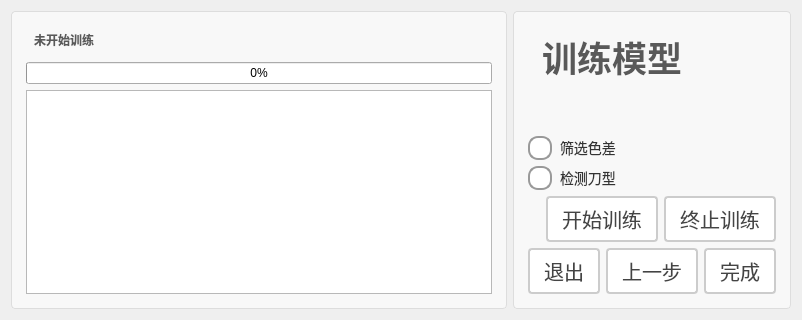
     <widget class="QWidget" name="tab_5">
      <attribute name="title">
       <string>tab_5</string>
      </attribute>
      <layout class="QHBoxLayout" name="horizontalLayout_17" stretch="5,2">
       <item>
        <widget class="QGroupBox" name="groupBox">
         <property name="styleSheet">
          <string notr="true">QGroupBox {
    border: 1px solid #DDD;
    border-radius: 4px;
    font: bold 14px;
    color: #666;
    background-color: #F8F8F8;
    padding: 5px; 
}

QGroupBox::title {
    subcontrol-origin: margin;
    subcontrol-position: top left;
    left: 10px;
    padding: 0 5px;
}</string>
         </property>
         <property name="title">
          <string/>
         </property>
         <layout class="QVBoxLayout" name="verticalLayout_13">
          <item>
           <widget class="QLabel" name="label_trainState">
            <property name="styleSheet">
             <string notr="true">QLabel {
       font-size: 12px;        
       font-weight: bold;        
       color:  rgb(89, 89, 89);       
       padding: 5px 5px;     
       border-bottom: 2px solid #cccccc; 
    }</string>
            </property>
            <property name="text">
             <string>未开始训练</string>
            </property>
           </widget>
          </item>
          <item>
           <widget class="QProgressBar" name="progressBar_tab5">
            <property name="value">
             <number>0</number>
            </property>
           </widget>
          </item>
          <item>
           <widget class="QPlainTextEdit" name="plainTextEdit_tab5"/>
          </item>
         </layout>
        </widget>
       </item>
       <item>
        <widget class="QGroupBox" name="groupBox_2">
         <property name="styleSheet">
          <string notr="true">QGroupBox {
    border: 1px solid #DDD;
    border-radius: 4px;
    font: bold 14px;
    color: #666;
    background-color: #F8F8F8;
    padding: 5px; 
}

QGroupBox::title {
    subcontrol-origin: margin;
    subcontrol-position: top left;
    left: 10px;
    padding: 0 5px;
}</string>
         </property>
         <property name="title">
          <string/>
         </property>
         <layout class="QVBoxLayout" name="verticalLayout_12" stretch="1,0,0,0,2,2">
          <item>
           <widget class="QLabel" name="label_21">
            <property name="styleSheet">
             <string notr="true">QLabel {
       font-size: 35px;        
       font-weight: bold;        
       color:  rgb(89, 89, 89);       
       padding: 5px 5px;     
       border-bottom: 2px solid #cccccc; 
    }</string>
            </property>
            <property name="text">
             <string>训练模型</string>
            </property>
           </widget>
          </item>
          <item>
           <spacer name="verticalSpacer_6">
            <property name="orientation">
             <enum>Qt::Orientation::Vertical</enum>
            </property>
            <property name="sizeHint" stdset="0">
             <size>
              <width>20</width>
              <height>40</height>
             </size>
            </property>
           </spacer>
          </item>
          <item>
           <widget class="QRadioButton" name="rbtn_tab5_filterColor">
            <property name="sizePolicy">
             <sizepolicy hsizetype="Minimum" vsizetype="Minimum">
              <horstretch>0</horstretch>
              <verstretch>0</verstretch>
             </sizepolicy>
            </property>
            <property name="styleSheet">
             <string notr="true">QRadioButton {
    spacing: 8px;
    font-size: 14px;
    color: #333;  /* 保持原始文字颜色 */
}

/* 未选中状态 */
QRadioButton::indicator {
    width: 20px;
    height: 20px;
    border-radius: 10px;
    border: 2px solid #999;
    background: #ffffff;
}

/* 悬停效果 */
QRadioButton::indicator:hover {
    border: 2px solid #666;
}

/* 选中状态 */
QRadioButton::indicator:checked {
    border: 2px solid #FF6B00;  /* 橙色边框 */
}

/* 选中时的内圆 */
QRadioButton::indicator:checked {
    background-color: qradialgradient(
        cx:0.5, cy:0.5,
        radius:0.4,
        fx:0.5, fy:0.5,
        stop:0 #FF6B00,  /* 主橙色 */
        stop:1 transparent
    );
}

/* 禁用状态 */
QRadioButton:::disabled {
    border: 2px solid #ccc;
    background: #eee;
}

/* 点击动画效果 */
QRadioButton::indicator:pressed {
    border: 2px solid #CC5500;  /* 深橙色边框 */
    background-color: qradialgradient(
        cx:0.5, cy:0.5,
        radius:0.5,
        fx:0.5, fy:0.5,
        stop:0 #FFD8B3,  /* 浅橙色渐变 */
        stop:1 transparent
    );
}</string>
            </property>
            <property name="text">
             <string>筛选色差</string>
            </property>
           </widget>
          </item>
          <item>
           <widget class="QRadioButton" name="rbtn_tab5_checkBladeShape">
            <property name="sizePolicy">
             <sizepolicy hsizetype="Minimum" vsizetype="Preferred">
              <horstretch>0</horstretch>
              <verstretch>0</verstretch>
             </sizepolicy>
            </property>
            <property name="styleSheet">
             <string notr="true">QRadioButton {
    spacing: 8px;
    font-size: 14px;
    color: #333;  /* 保持原始文字颜色 */
}

/* 未选中状态 */
QRadioButton::indicator {
    width: 20px;
    height: 20px;
    border-radius: 10px;
    border: 2px solid #999;
    background: #ffffff;
}

/* 悬停效果 */
QRadioButton::indicator:hover {
    border: 2px solid #666;
}

/* 选中状态 */
QRadioButton::indicator:checked {
    border: 2px solid #FF6B00;  /* 橙色边框 */
}

/* 选中时的内圆 */
QRadioButton::indicator:checked {
    background-color: qradialgradient(
        cx:0.5, cy:0.5,
        radius:0.4,
        fx:0.5, fy:0.5,
        stop:0 #FF6B00,  /* 主橙色 */
        stop:1 transparent
    );
}

/* 禁用状态 */
QRadioButton:::disabled {
    border: 2px solid #ccc;
    background: #eee;
}

/* 点击动画效果 */
QRadioButton::indicator:pressed {
    border: 2px solid #CC5500;  /* 深橙色边框 */
    background-color: qradialgradient(
        cx:0.5, cy:0.5,
        radius:0.5,
        fx:0.5, fy:0.5,
        stop:0 #FFD8B3,  /* 浅橙色渐变 */
        stop:1 transparent
    );
}</string>
            </property>
            <property name="text">
             <string>检测刀型</string>
            </property>
           </widget>
          </item>
          <item>
           <layout class="QHBoxLayout" name="horizontalLayout_16" stretch="2,2,2">
            <item>
             <spacer name="horizontalSpacer_8">
              <property name="orientation">
               <enum>Qt::Orientation::Horizontal</enum>
              </property>
              <property name="sizeHint" stdset="0">
               <size>
                <width>228</width>
                <height>20</height>
               </size>
              </property>
             </spacer>
            </item>
            <item>
             <widget class="QPushButton" name="pbtn_tab5_startTrain">
              <property name="sizePolicy">
               <sizepolicy hsizetype="Minimum" vsizetype="Minimum">
                <horstretch>0</horstretch>
                <verstretch>0</verstretch>
               </sizepolicy>
              </property>
              <property name="styleSheet">
               <string notr="true">QPushButton {
    padding: 6px 14px;
    border: 2px solid #CCC;
    border-radius: 4px;
    background-color: white;
    color: #444;
    font-size: 20px; 
}

QPushButton:hover {
    border-color: #999;
    background-color: #F5F5F5;
}

QPushButton:pressed {
    border-color: #777;
    background-color: #EEE;
}</string>
              </property>
              <property name="text">
               <string>开始训练</string>
              </property>
             </widget>
            </item>
            <item>
             <widget class="QPushButton" name="pbtn_tab5_cancelTrain">
              <property name="sizePolicy">
               <sizepolicy hsizetype="Minimum" vsizetype="Minimum">
                <horstretch>0</horstretch>
                <verstretch>0</verstretch>
               </sizepolicy>
              </property>
              <property name="styleSheet">
               <string notr="true">QPushButton {
    padding: 6px 14px;
    border: 2px solid #CCC;
    border-radius: 4px;
    background-color: white;
    color: #444;
    font-size: 20px; 
}

QPushButton:hover {
    border-color: #999;
    background-color: #F5F5F5;
}

QPushButton:pressed {
    border-color: #777;
    background-color: #EEE;
}</string>
              </property>
              <property name="text">
               <string>终止训练</string>
              </property>
             </widget>
            </item>
           </layout>
          </item>
          <item>
           <layout class="QHBoxLayout" name="horizontalLayout_15">
            <item>
             <widget class="QPushButton" name="pbtn_tab5_exit">
              <property name="sizePolicy">
               <sizepolicy hsizetype="Minimum" vsizetype="Minimum">
                <horstretch>0</horstretch>
                <verstretch>0</verstretch>
               </sizepolicy>
              </property>
              <property name="styleSheet">
               <string notr="true">QPushButton {
    padding: 6px 14px;
    border: 2px solid #CCC;
    border-radius: 4px;
    background-color: white;
    color: #444;
    font-size: 20px; 
}

QPushButton:hover {
    border-color: #999;
    background-color: #F5F5F5;
}

QPushButton:pressed {
    border-color: #777;
    background-color: #EEE;
}</string>
              </property>
              <property name="text">
               <string>退出</string>
              </property>
             </widget>
            </item>
            <item>
             <widget class="QPushButton" name="pbtn_tab5_preStep">
              <property name="sizePolicy">
               <sizepolicy hsizetype="Minimum" vsizetype="Minimum">
                <horstretch>0</horstretch>
                <verstretch>0</verstretch>
               </sizepolicy>
              </property>
              <property name="styleSheet">
               <string notr="true">QPushButton {
    padding: 6px 14px;
    border: 2px solid #CCC;
    border-radius: 4px;
    background-color: white;
    color: #444;
    font-size: 20px; 
}

QPushButton:hover {
    border-color: #999;
    background-color: #F5F5F5;
}

QPushButton:pressed {
    border-color: #777;
    background-color: #EEE;
}</string>
              </property>
              <property name="text">
               <string>上一步</string>
              </property>
             </widget>
            </item>
            <item>
             <widget class="QPushButton" name="pbtn_tab5_finish">
              <property name="sizePolicy">
               <sizepolicy hsizetype="Minimum" vsizetype="Minimum">
                <horstretch>0</horstretch>
                <verstretch>0</verstretch>
               </sizepolicy>
              </property>
              <property name="styleSheet">
               <string notr="true">QPushButton {
    padding: 6px 14px;
    border: 2px solid #CCC;
    border-radius: 4px;
    background-color: white;
    color: #444;
    font-size: 20px; 
}

QPushButton:hover {
    border-color: #999;
    background-color: #F5F5F5;
}

QPushButton:pressed {
    border-color: #777;
    background-color: #EEE;
}</string>
              </property>
              <property name="text">
               <string>完成</string>
              </property>
             </widget>
            </item>
           </layout>
          </item>
         </layout>
        </widget>
       </item>
      </layout>
     </widget>
